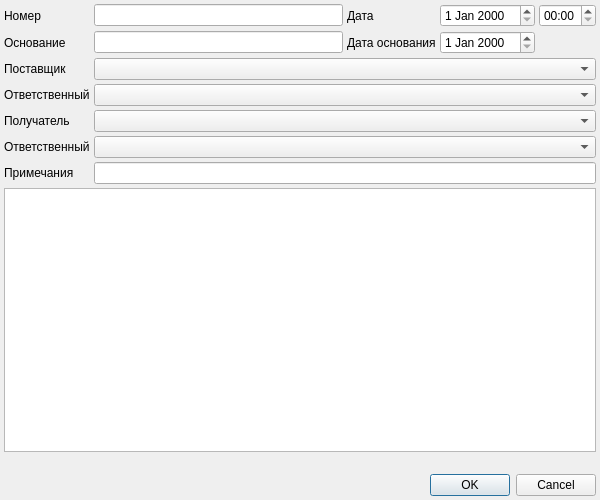
<?xml version="1.0" encoding="UTF-8"?>
<ui version="4.0">
 <class>InternalInvoiceDialog</class>
 <widget class="QDialog" name="InternalInvoiceDialog">
  <property name="geometry">
   <rect>
    <x>0</x>
    <y>0</y>
    <width>600</width>
    <height>500</height>
   </rect>
  </property>
  <property name="windowTitle">
   <string>Внутренняя накладная на передачу ЛСиИМН</string>
  </property>
  <layout class="QGridLayout" name="gridLayout">
   <property name="margin">
    <number>4</number>
   </property>
   <property name="spacing">
    <number>4</number>
   </property>
   <item row="7" column="1" colspan="4">
    <widget class="QLineEdit" name="edtNote"/>
   </item>
   <item row="0" column="4">
    <widget class="QTimeEdit" name="edtTime">
     <property name="sizePolicy">
      <sizepolicy hsizetype="Maximum" vsizetype="Fixed">
       <horstretch>0</horstretch>
       <verstretch>0</verstretch>
      </sizepolicy>
     </property>
     <property name="displayFormat">
      <string>HH:mm</string>
     </property>
    </widget>
   </item>
   <item row="5" column="0">
    <widget class="QLabel" name="lblReceiver">
     <property name="sizePolicy">
      <sizepolicy hsizetype="Maximum" vsizetype="Preferred">
       <horstretch>0</horstretch>
       <verstretch>0</verstretch>
      </sizepolicy>
     </property>
     <property name="text">
      <string>Получатель</string>
     </property>
     <property name="buddy">
      <cstring>cmbReceiver</cstring>
     </property>
    </widget>
   </item>
   <item row="8" column="0" colspan="5">
    <widget class="CInDocTableView" name="tblItems">
     <property name="sizePolicy">
      <sizepolicy hsizetype="Preferred" vsizetype="Expanding">
       <horstretch>0</horstretch>
       <verstretch>0</verstretch>
      </sizepolicy>
     </property>
    </widget>
   </item>
   <item row="0" column="3">
    <widget class="CDateEdit" name="edtDate">
     <property name="sizePolicy">
      <sizepolicy hsizetype="Maximum" vsizetype="Fixed">
       <horstretch>0</horstretch>
       <verstretch>0</verstretch>
      </sizepolicy>
     </property>
    </widget>
   </item>
   <item row="0" column="1">
    <widget class="QLineEdit" name="edtNumber"/>
   </item>
   <item row="4" column="0">
    <widget class="QLabel" name="lblSupplierPerson">
     <property name="text">
      <string>Ответственный</string>
     </property>
     <property name="buddy">
      <cstring>cmbSupplierPerson</cstring>
     </property>
    </widget>
   </item>
   <item row="10" column="0" colspan="5">
    <widget class="QDialogButtonBox" name="buttonBox">
     <property name="orientation">
      <enum>Qt::Horizontal</enum>
     </property>
     <property name="standardButtons">
      <set>QDialogButtonBox::Cancel|QDialogButtonBox::Ok</set>
     </property>
    </widget>
   </item>
   <item row="3" column="0">
    <widget class="QLabel" name="lblSupplier">
     <property name="sizePolicy">
      <sizepolicy hsizetype="Maximum" vsizetype="Preferred">
       <horstretch>0</horstretch>
       <verstretch>0</verstretch>
      </sizepolicy>
     </property>
     <property name="text">
      <string>Поставщик</string>
     </property>
     <property name="buddy">
      <cstring>cmbSupplier</cstring>
     </property>
    </widget>
   </item>
   <item row="6" column="1" colspan="4">
    <widget class="CPersonComboBoxEx" name="cmbReceiverPerson">
     <property name="sizePolicy">
      <sizepolicy hsizetype="Expanding" vsizetype="Fixed">
       <horstretch>0</horstretch>
       <verstretch>0</verstretch>
      </sizepolicy>
     </property>
    </widget>
   </item>
   <item row="0" column="2">
    <widget class="QLabel" name="lblDate">
     <property name="sizePolicy">
      <sizepolicy hsizetype="Maximum" vsizetype="Preferred">
       <horstretch>0</horstretch>
       <verstretch>0</verstretch>
      </sizepolicy>
     </property>
     <property name="text">
      <string>Дата</string>
     </property>
     <property name="buddy">
      <cstring>edtDate</cstring>
     </property>
    </widget>
   </item>
   <item row="5" column="1" colspan="4">
    <widget class="CStorageComboBox" name="cmbReceiver">
     <property name="sizePolicy">
      <sizepolicy hsizetype="Expanding" vsizetype="Fixed">
       <horstretch>0</horstretch>
       <verstretch>0</verstretch>
      </sizepolicy>
     </property>
    </widget>
   </item>
   <item row="7" column="0">
    <widget class="QLabel" name="lblNote">
     <property name="text">
      <string>Примечания</string>
     </property>
     <property name="buddy">
      <cstring>edtNote</cstring>
     </property>
    </widget>
   </item>
   <item row="6" column="0">
    <widget class="QLabel" name="lblReceiverPerson">
     <property name="text">
      <string>Ответственный</string>
     </property>
     <property name="buddy">
      <cstring>cmbReceiverPerson</cstring>
     </property>
    </widget>
   </item>
   <item row="4" column="1" colspan="4">
    <widget class="CPersonComboBoxEx" name="cmbSupplierPerson">
     <property name="sizePolicy">
      <sizepolicy hsizetype="Expanding" vsizetype="Fixed">
       <horstretch>0</horstretch>
       <verstretch>0</verstretch>
      </sizepolicy>
     </property>
    </widget>
   </item>
   <item row="9" column="0" colspan="5">
    <widget class="QLabel" name="lblSummaryInfo">
     <property name="text">
      <string/>
     </property>
    </widget>
   </item>
   <item row="3" column="1" colspan="4">
    <widget class="CStorageComboBox" name="cmbSupplier">
     <property name="sizePolicy">
      <sizepolicy hsizetype="Expanding" vsizetype="Fixed">
       <horstretch>0</horstretch>
       <verstretch>0</verstretch>
      </sizepolicy>
     </property>
    </widget>
   </item>
   <item row="0" column="0">
    <widget class="QLabel" name="lblNumber">
     <property name="text">
      <string>Номер</string>
     </property>
     <property name="buddy">
      <cstring>edtNumber</cstring>
     </property>
    </widget>
   </item>
   <item row="1" column="0">
    <widget class="QLabel" name="lblReason">
     <property name="text">
      <string>Основание</string>
     </property>
     <property name="buddy">
      <cstring>edtReason</cstring>
     </property>
    </widget>
   </item>
   <item row="1" column="2">
    <widget class="QLabel" name="lblReasonDate">
     <property name="sizePolicy">
      <sizepolicy hsizetype="Maximum" vsizetype="Preferred">
       <horstretch>0</horstretch>
       <verstretch>0</verstretch>
      </sizepolicy>
     </property>
     <property name="text">
      <string>Дата основания</string>
     </property>
     <property name="buddy">
      <cstring>edtReasonDate</cstring>
     </property>
    </widget>
   </item>
   <item row="1" column="3">
    <widget class="CDateEdit" name="edtReasonDate">
     <property name="sizePolicy">
      <sizepolicy hsizetype="Maximum" vsizetype="Fixed">
       <horstretch>0</horstretch>
       <verstretch>0</verstretch>
      </sizepolicy>
     </property>
    </widget>
   </item>
   <item row="1" column="1">
    <widget class="QLineEdit" name="edtReason"/>
   </item>
  </layout>
 </widget>
 <customwidgets>
  <customwidget>
   <class>CInDocTableView</class>
   <extends>QTableView</extends>
   <header>library/InDocTable.h</header>
  </customwidget>
  <customwidget>
   <class>CDateEdit</class>
   <extends>QDateEdit</extends>
   <header>library/DateEdit</header>
  </customwidget>
  <customwidget>
   <class>CPersonComboBoxEx</class>
   <extends>QComboBox</extends>
   <header>Orgs/PersonComboBoxEx.h</header>
  </customwidget>
  <customwidget>
   <class>CStorageComboBox</class>
   <extends>QComboBox</extends>
   <header>Orgs/OrgStructComboBoxes.h</header>
  </customwidget>
 </customwidgets>
 <tabstops>
  <tabstop>edtNumber</tabstop>
  <tabstop>edtDate</tabstop>
  <tabstop>edtTime</tabstop>
  <tabstop>edtReason</tabstop>
  <tabstop>edtReasonDate</tabstop>
  <tabstop>cmbSupplier</tabstop>
  <tabstop>cmbSupplierPerson</tabstop>
  <tabstop>cmbReceiver</tabstop>
  <tabstop>cmbReceiverPerson</tabstop>
  <tabstop>edtNote</tabstop>
  <tabstop>tblItems</tabstop>
  <tabstop>buttonBox</tabstop>
 </tabstops>
 <resources/>
 <connections>
  <connection>
   <sender>buttonBox</sender>
   <signal>accepted()</signal>
   <receiver>InternalInvoiceDialog</receiver>
   <slot>accept()</slot>
   <hints>
    <hint type="sourcelabel">
     <x>256</x>
     <y>484</y>
    </hint>
    <hint type="destinationlabel">
     <x>157</x>
     <y>274</y>
    </hint>
   </hints>
  </connection>
  <connection>
   <sender>buttonBox</sender>
   <signal>rejected()</signal>
   <receiver>InternalInvoiceDialog</receiver>
   <slot>reject()</slot>
   <hints>
    <hint type="sourcelabel">
     <x>324</x>
     <y>484</y>
    </hint>
    <hint type="destinationlabel">
     <x>286</x>
     <y>274</y>
    </hint>
   </hints>
  </connection>
 </connections>
</ui>
